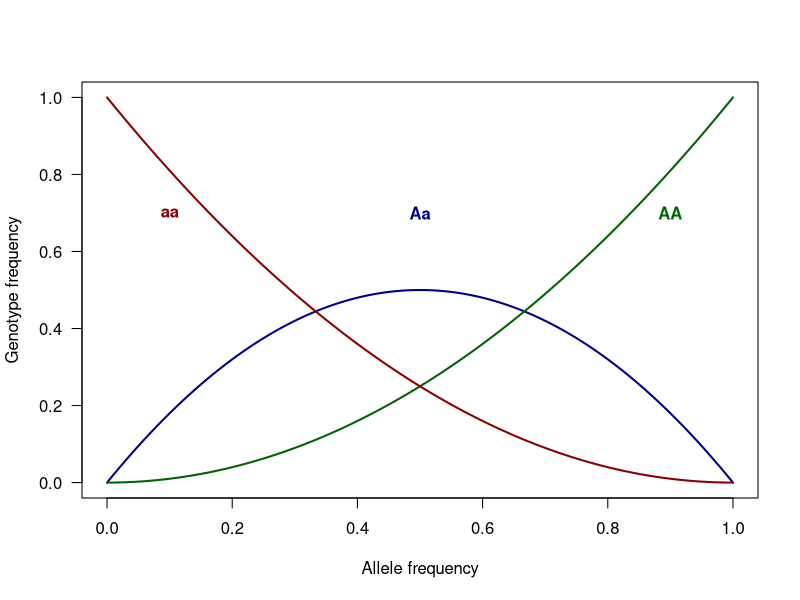
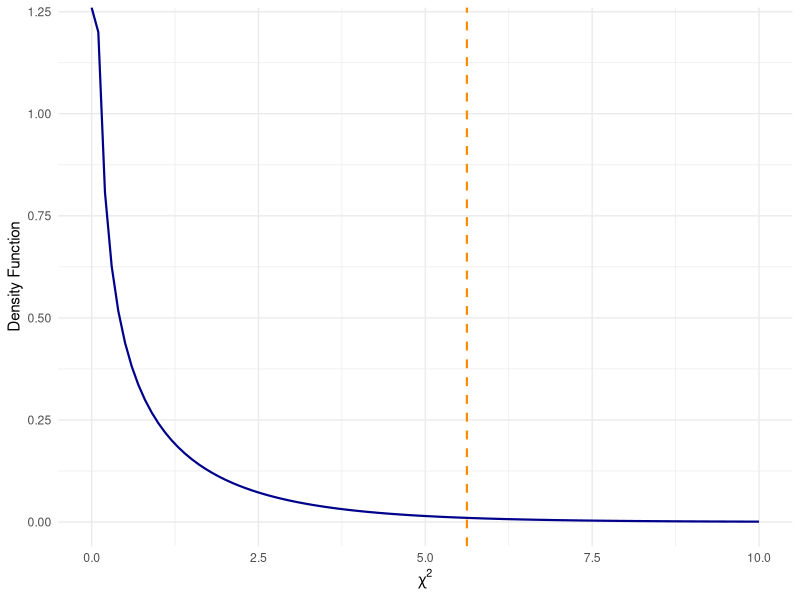
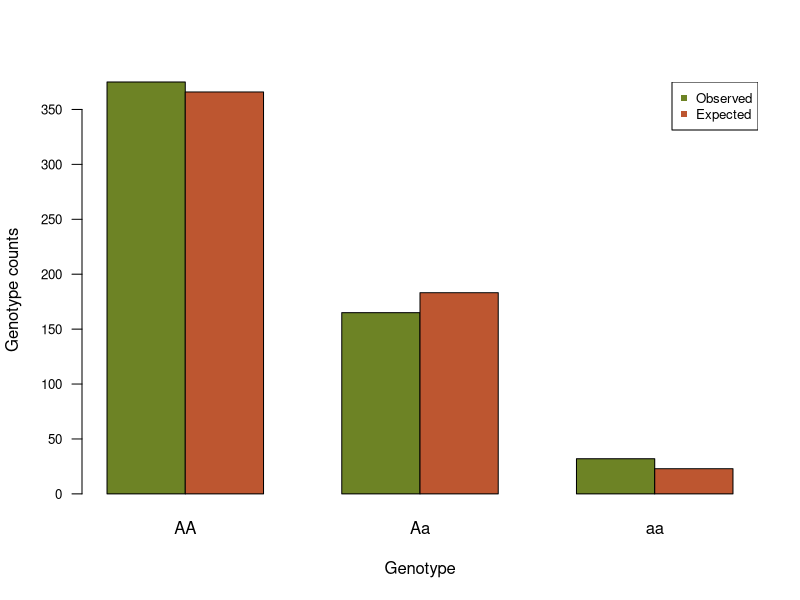
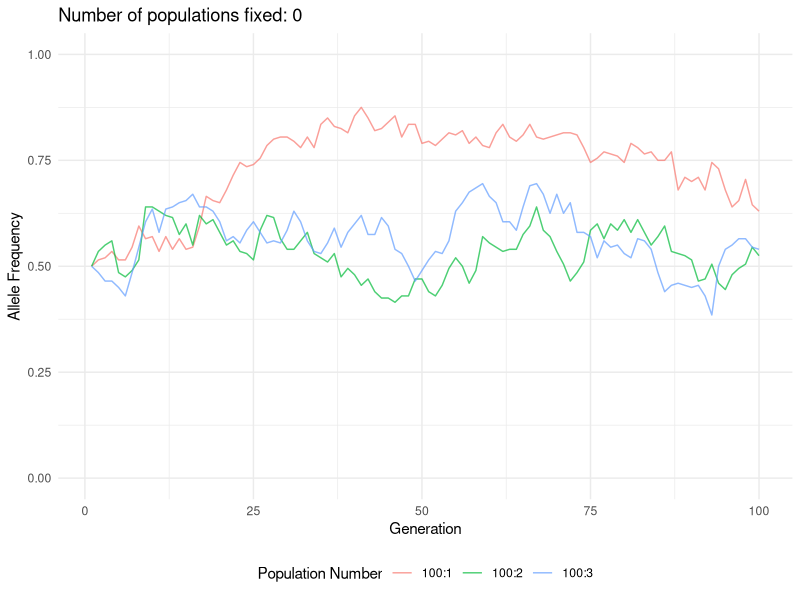

Source code (R) for these figures, in order:
## ---- chunk 1
knitr::opts_chunk$set(echo = TRUE)
knitr::opts_knit$set(root.dir = "/Users/fs61oo/Documents/GitHub/AAU-human-genomics/")
library(ggplot2)
set.seed(666)
## ---- chunk 2
curve(2*x*(1-x),col="darkblue", ylim=c(0,1), lwd=2, xlab="Allele frequency", ylab="Genotype frequency", las=1)
  text(x=0.5, y=0.7, labels="Aa", col="darkblue", font=2)
curve(x**2,col="darkgreen", add=T, ylab="NULL", ylim=c(0,1), lwd=2)
  text(x=0.9, y=0.7, labels="AA", col="darkgreen", font=2)
curve((1-x)**2,col="darkred",add=T, ylab="NULL", ylim=c(0,1),lwd=2)
  text(x=0.1, y=0.7, labels="aa", col="darkred", font=2)
## ---- chunk 3
chi2 <- 5.622959
pval <- 0.01772669
geno <- c(375, 165, 32)
expe <- c(365.92, 183.16, 22.92002)
dat <- matrix(c(geno,expe),nrow=2, byrow=T)
## ---- chunk 4
x <- seq(0, 10, 0.1)
y <- dchisq(x, df = 1)
df <- data.frame(x = x, y = y)
ggplot(data = df, aes(x = x, y = y)) +
  geom_line(color = "darkblue", linewidth = .75) +
  geom_vline(xintercept = chi2, linewidth = .75, color = "darkorange", linetype = "dashed") + 
  labs(y = "Density Function",
       x = expression(chi^2)) + 
  theme_minimal()
## ---- chunk 5
barplot(dat, beside=T, col=c("#6D8325FF", "#BD5630FF"), names.arg=c("AA","Aa","aa"), las=1, cex.axis=.8, xlab="Genotype", ylab="Genotype counts")
legend("topright",legend=c("Observed", "Expected"),pch=15, col=c("#6D8325FF", "#BD5630FF"), cex=.8)
## ---- chunk 6
# Function to simulate allele frequency across generations for multiple populations
sim <- function(pop_size, generations, num_populations = 1, allele_freqs = 0.5) {
  
  # Create a list to store allele frequencies for each population
  freq_matrix_list <- vector("list", num_populations)
  
  # Run the simulations
  for (p in 1:num_populations) {
    allele_freq <- allele_freqs[p]
    freq_matrix <- matrix(NA, nrow = generations, ncol = 1)
    current_freq <- allele_freq
    freq_matrix[1, 1] <- current_freq  # Store the initial allele frequency
      
    for (gen in 2:generations) {
      # Simulate the allele frequency for the next generation using binomial sampling
      a <- rbinom(1, 2*pop_size, current_freq) 
      current_freq <- a/(2*pop_size)
      freq_matrix[gen, 1] <- current_freq
    }
    
    freq_matrix_list[[p]] <- freq_matrix
  }
  
  return(freq_matrix_list)
}
## ---- chunk 7
  run_sim <- function(population_sizes=NULL, generations=NULL, num_populations=NULL, initial_allele_freqs=NULL){
    # Store the results in a data frame
    results <- data.frame()

    # Run the simulation for different population sizes
    for (pop_size in population_sizes) {
      freq_matrix_list <- sim(pop_size,generations,num_populations,allele_freqs = initial_allele_freqs)
  
      # Prepare the data for plotting
      for (p in 1:num_populations) {
        freq_matrix <- freq_matrix_list[[p]]
        temp_df <- data.frame(
          generation = rep(1:generations),
          freq = as.vector(freq_matrix),
          population_size = rep(pop_size, generations),
          population_num = rep(p, generations))
      results <- rbind(results, temp_df)
      }
    }
    
  return(results)
  }
## ---- chunk 8
# Parameters
  population_sizes <- 100
  generations <- 100
  num_populations <- 3
  initial_allele_freqs <- rep(0.5,num_populations)

  sim.res <- run_sim(population_sizes=population_sizes, 
                     generations=generations, 
                     num_populations=num_populations, 
                     initial_allele_freqs=initial_allele_freqs)

# Count how many populations that has been fixed  
  sim.res$fixed <- paste(sim.res$population_size,":",sim.res$population_num,sep="")
  is.fixed <- NULL
  for(pop in unique(sim.res$fixed)){
    is.fixed <- c(is.fixed, any(sim.res[sim.res$fixed==pop,]$freq==0 | sim.res[sim.res$fixed==pop,]$freq==1))
  }
## ---- chunk 9
  ggplot(sim.res, aes(x = generation, y = freq, 
                      group = interaction(population_size, population_num), 
                      color = as.factor(fixed))) +
    geom_line(alpha = 0.7) +
    labs(title = paste("Number of populations fixed:", sum(is.fixed)),
       x = "Generation",
       y = "Allele Frequency",
       color = "Population Number") +
    scale_y_continuous(limits = c(0, 1)) +
    theme_minimal() +
    theme(legend.position = "bottom") 

